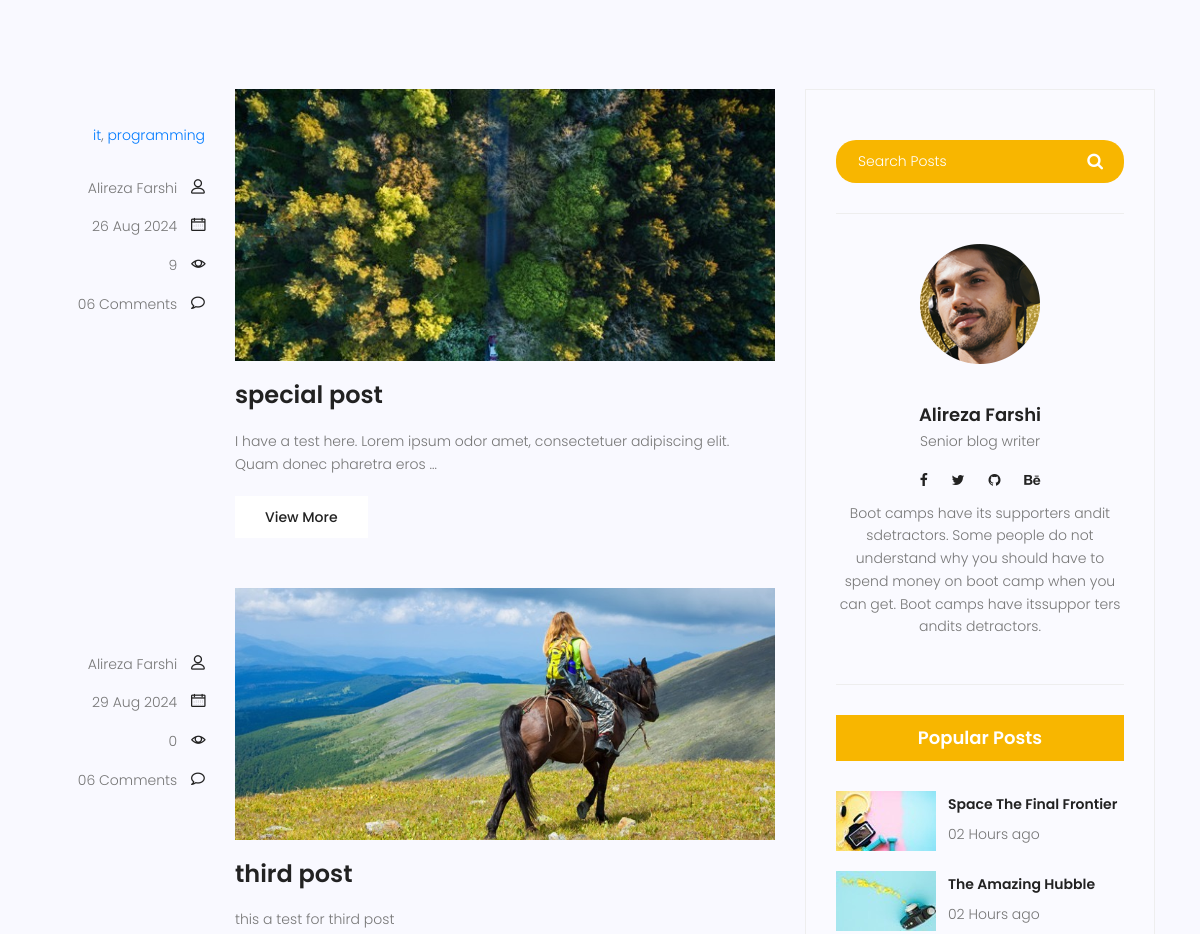
The page /blog/ (middle part) on the database as committed earlier.
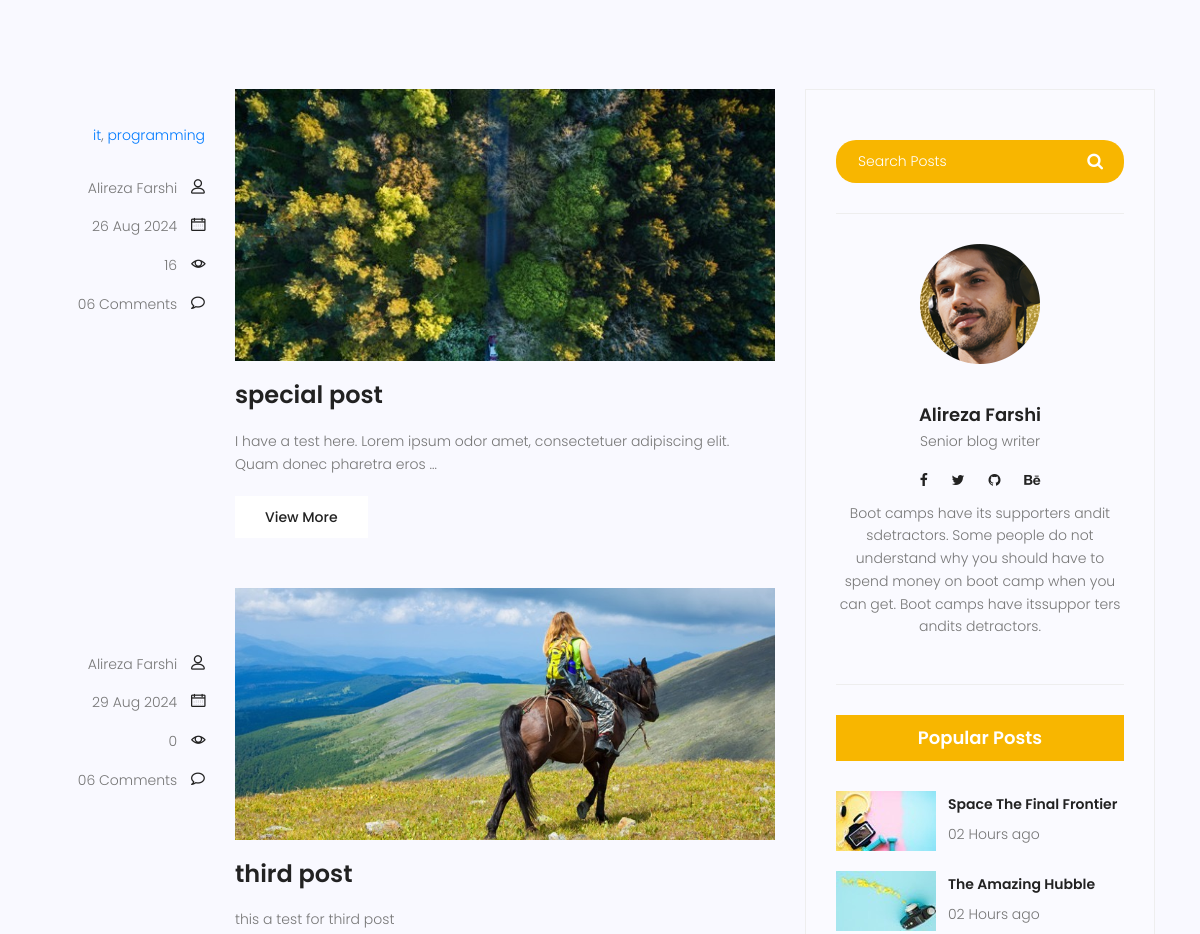
The same page on the database as committed later.
### blog/models.py (models this page shows, shortened)
class Category(models.Model):
    name = models.CharField(max_length=255)
    def __str__(self):
        return self.name

class Post(models.Model):
    title = models.CharField(max_length=250)
    content = models.TextField()
    category = models.ManyToManyField(Category)
    author = models.ForeignKey(User, on_delete=models.SET_NULL, null=True)
    image = models.ImageField(upload_to='blog/', default='blog/default.jpg' )
    counted_views = models.IntegerField(default=0)
    status = models.BooleanField(default=False)
    created_date = models.DateTimeField(auto_now_add=True)
    updated_date = models.DateTimeField(auto_now=True)
    published_date = models.DateTimeField(null=True)
    class Meta:
        ordering = ['-created_date']

### blog/views.py (the view)
# urls.py: path('', blog_view,name='blog'),
def blog_view(request):
    current_time = timezone.now()
    posts = Post.objects.filter(status=True)
    posts = posts.exclude(published_date__gt=current_time)
    context = {'posts' : posts}
    return render(request, 'blog/blog-home.html', context)

### templates/blog/blog-home.html (shortened to what this page needs)
{% extends  'base.html'     %}
{% load static %}
{% block content %}
			<section class="top-category-widget-area pt-90 pb-90 ">
			</section>
			<section class="post-content-area">
				<div class="container">
					<div class="row">
						<div class="col-lg-8 posts-list">
							{% for post in posts %}
							<div class="single-post row">
								<div class="col-lg-3  col-md-3 meta-details">
									<ul class="tags">
										{% for cat in post.category.all %}
										<a href="#">{{cat}}</a>{% if not forloop.last %},{% endif %}
										{% endfor %}
									</ul>
									<div class="user-details row">
										<p class="user-name col-lg-12 col-md-12 col-6"><a href="#">{{post.author.get_full_name}}</a> <span class="lnr lnr-user"></span></p>
										<p class="date col-lg-12 col-md-12 col-6"><a href="#">{{post.published_date |date:"d M Y"}}</a> <span class="lnr lnr-calendar-full"></span></p>
										<p class="view col-lg-12 col-md-12 col-6"><a href="#">{{post.counted_views}}</a> <span class="lnr lnr-eye"></span></p>
										<p class="comments col-lg-12 col-md-12 col-6"><a href="#">06 Comments</a> <span class="lnr lnr-bubble"></span></p>
									</div>
								</div>
								<div class="col-lg-9 col-md-9 ">
									<div class="feature-img">
										<img class="img-fluid" src="{{ post.image.url}}" alt="">
									</div>
									<a class="posts-title" href="{% url 'single' pid=post.id %}"><h3>{{post.title}}</h3></a>
									<p class="excert">
										{{post.content |truncatechars:100}}
									</p>
									<a href="{% url 'single' pid=post.id %}" class="primary-btn">View More</a>
								</div>
							</div>
							{% endfor %}
						</div>
						<div class="col-lg-4 sidebar-widgets">
							<div class="widget-wrap">
								<div class="single-sidebar-widget search-widget">
									<form class="search-form" action="#">
			                            <input placeholder="Search Posts" name="search" type="text" onfocus="this.placeholder = ''" onblur="this.placeholder = 'Search Posts'" >
			                            <button type="submit"><i class="fa fa-search"></i></button>
			                        </form>
								</div>
								{% include 'blog/blog-writer.html' %}
								<div class="single-sidebar-widget popular-post-widget">
									<h4 class="popular-title">Popular Posts</h4>
									<div class="popular-post-list">
										<div class="single-post-list d-flex flex-row align-items-center">
											<div class="thumb">
												<img class="img-fluid" src="{% static 'img/blog/pp1.jpg' %}" alt="">
											</div>
											<div class="details">
												<a href="blog-single.html"><h6>Space The Final Frontier</h6></a>
												<p>02 Hours ago</p>
											</div>
										</div>
										<div class="single-post-list d-flex flex-row align-items-center">
											<div class="thumb">
												<img class="img-fluid" src="{% static 'img/blog/pp2.jpg' %}" alt="">
											</div>
											<div class="details">
												<a href="blog-single.html"><h6>The Amazing Hubble</h6></a>
												<p>02 Hours ago</p>
											</div>
										</div>
									</div>
								</div>
							</div>
						</div>
					</div>
				</div>
			</section>
{% endblock %}

### templates/base.html (shortened to what this page needs)
{% load static %}
<!DOCTYPE html>
	<html lang="zxx" class="no-js">
	<head>
			<link rel="stylesheet" href="{% static 'css/linearicons.css'%}">
			<link rel="stylesheet" href="{% static 'css/font-awesome.min.css'%}">
			<link rel="stylesheet" href="{% static 'css/bootstrap.css'%}">
			<link rel="stylesheet" href="{% static 'css/magnific-popup.css'%}">
			<link rel="stylesheet" href="{% static 'css/jquery-ui.css'%}">
			<link rel="stylesheet" href="{% static 'css/nice-select.css'%}">
			<link rel="stylesheet" href="{% static 'css/animate.min.css'%}">
			<link rel="stylesheet" href="{% static 'css/owl.carousel.css'%}">
			<link rel="stylesheet" href="{% static 'css/main.css'%}">
		</head>
		<body>
            {% block content %}
            {% endblock %}
		</body>
	</html>

### templates/blog/blog-writer.html
{% load static %}
<div class="single-sidebar-widget user-info-widget">
    <img src="{% static 'img/blog/user-info.png' %}" alt="">
    <a href="#"><h4>Alireza Farshi</h4></a>
    <p>
        Senior blog writer
    </p>
    <ul class="social-links">
        <li><a href="#"><i class="fa fa-facebook"></i></a></li>
        <li><a href="#"><i class="fa fa-twitter"></i></a></li>
        <li><a href="#"><i class="fa fa-github"></i></a></li>
        <li><a href="#"><i class="fa fa-behance"></i></a></li>
    </ul>
    <p>
        Boot camps have its supporters andit sdetractors. Some people do not understand why you should have to spend money on boot camp when you can get. Boot camps have itssuppor ters andits detractors.
    </p>
</div>

### templates/blog/blog-ads.html (shortened to what this page needs)
{% load static %}

Rows that differ between the two databases and show on the page:
changed Post "special post": counted_views "9" → "16"
